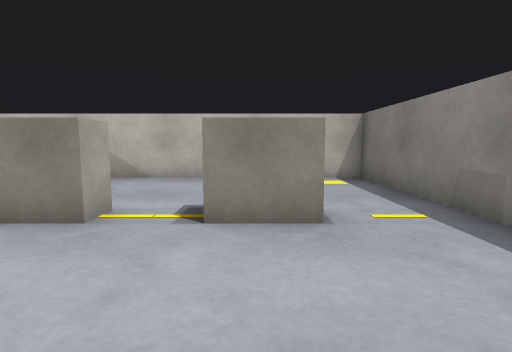
View 1 (above)

13 first-person views from a walk through a world built for the Gazebo simulator. The camera is 0.53 m above the floor, tilts 6° down and sees 80° across. The floor is counted in squares, 0.5 m on a side. Each view is taken from the middle of a square. On the plan, view 1 faces up. The plan holds only what a view shows up to about 12 squares ahead; the rest is blank. The place goes on beyond the plan. The robots in the file are not drawn.

View 2
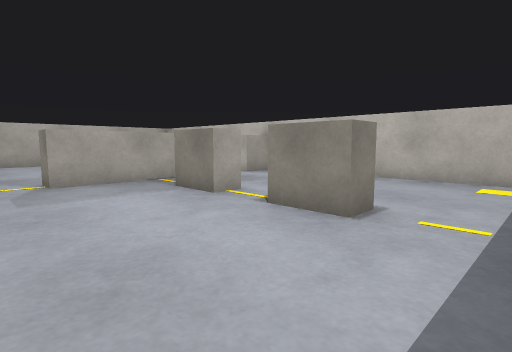

View 3
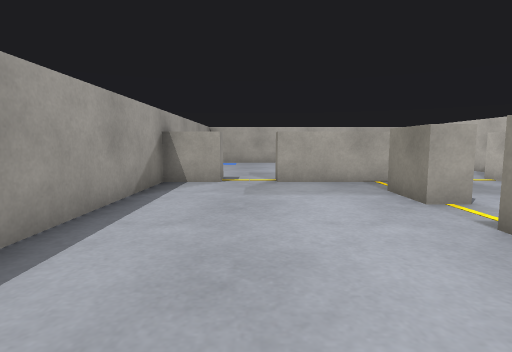

View 4
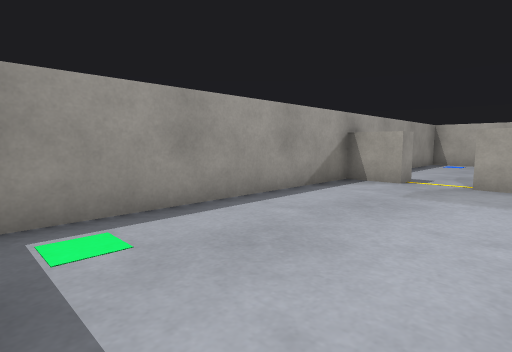

View 5
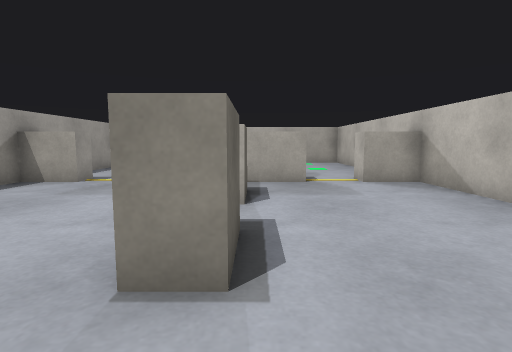

View 6
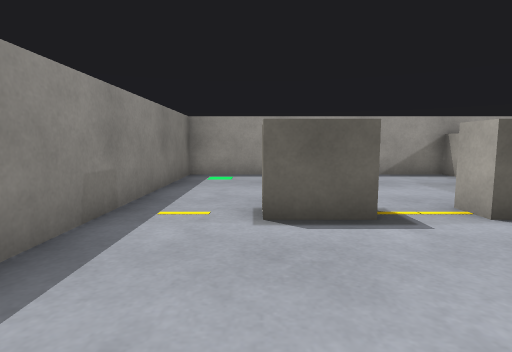

View 7
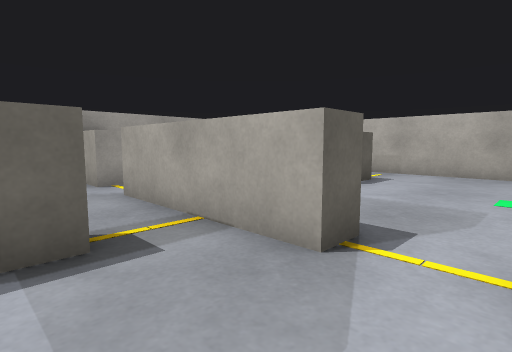

View 8
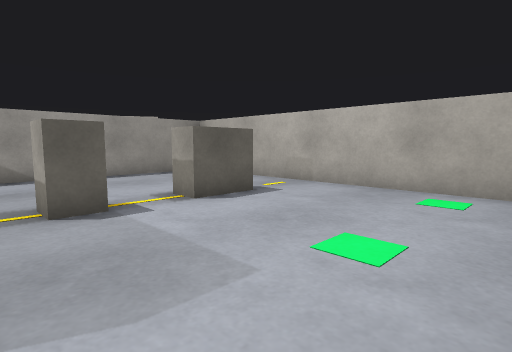

View 9
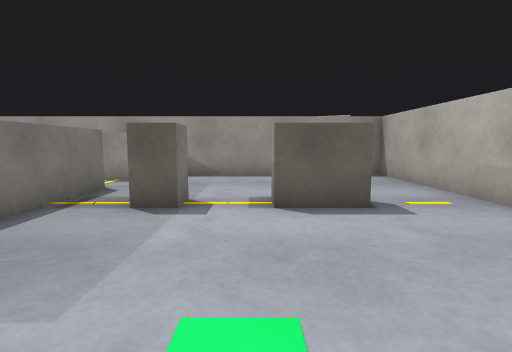

View 10
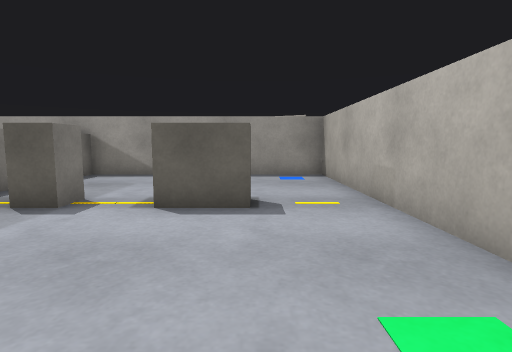

View 11
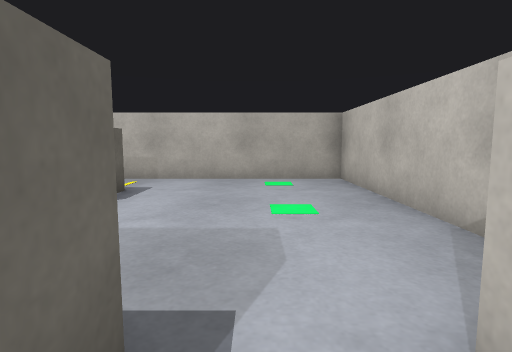

View 12
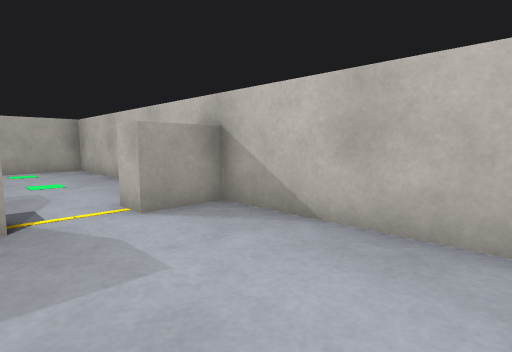

View 13
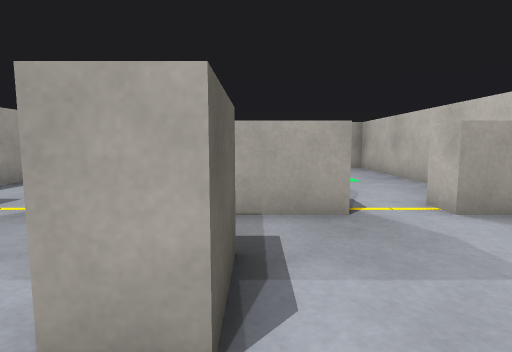

### Floor plan
Ten units are one square. View 1 is at (0, 0); x grows to the right and y downward. Boxes are objects, and circles mark ways between rooms. Rooms are numbered by the first view taken in them; rooms with no view inside come last. Other rooms are left out.
<svg viewBox="-148 -101 186 122">
<path fill="none" stroke="#000" d="M-8 -48 9 -48 9 -40 -8 -40M-40 -48 -23 -48 -23 -40 -40 -40M-55 -64 -55 -16M-55 0 -55 16M-55 -96 -55 -80M-56 16 33 16 33 -96 -61 -96M-120 -40 -103 -40 -103 -31M-64 -64 -55 -64M-55 -16 -63 -16 -63 -48M-64 0 -55 0M-55 -80 -64 -80M-63 16 -63 10M-61 -96 -143 -96 -143 16 -56 16"/>
<circle cx="-60" cy="-5" r="3" fill="#2a7"/>
<circle cx="-60" cy="-70" r="3" fill="#2a7"/>
<text x="-10" y="-40">1</text>
<text x="-100" y="-40">2</text>
</svg>
Room 1 opens to room 2.

Where each view was taken, in squares from view 1:
view 1: 0 up, 0 right, facing up
view 2: 0 up, 3 right, facing up-left
view 3: 1 up, 3 right, facing left
view 4: 3 up, 3 right, facing down-left
view 5: 5 up, 3 right, facing left
view 6: 9 up, 1 right, facing down
view 7: 8 up, 3 left, facing down-left
view 8: 9 up, 7 left, facing down-left
view 9: 9 up, 10 left, facing down
view 10: 9 up, 12 left, facing down
view 11: 7 up, 5 left, facing left
view 12: 6 up, 1 left, facing up-left
view 13: 5 up, 1 left, facing left
